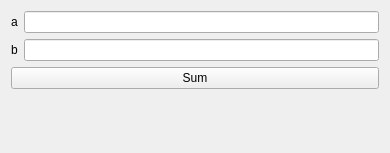
<?xml version="1.0" encoding="UTF-8"?>
<ui version="4.0">
 <class>InterviewWidget</class>
 <widget class="QWidget" name="InterviewWidget">
  <property name="geometry">
   <rect>
    <x>0</x>
    <y>0</y>
    <width>390</width>
    <height>153</height>
   </rect>
  </property>
  <property name="windowTitle">
   <string>Summator</string>
  </property>
  <layout class="QVBoxLayout" name="verticalLayout">
   <item>
    <layout class="QGridLayout" name="gridLayout">
     <item row="0" column="0">
      <widget class="QLabel" name="label">
       <property name="text">
        <string>a</string>
       </property>
      </widget>
     </item>
     <item row="0" column="1">
      <widget class="QLineEdit" name="line_num_1"/>
     </item>
     <item row="1" column="0">
      <widget class="QLabel" name="label_2">
       <property name="text">
        <string>b</string>
       </property>
      </widget>
     </item>
     <item row="1" column="1">
      <widget class="QLineEdit" name="line_num_2"/>
     </item>
    </layout>
   </item>
   <item>
    <widget class="QPushButton" name="add_button">
     <property name="text">
      <string>Sum</string>
     </property>
    </widget>
   </item>
   <item>
    <spacer name="verticalSpacer">
     <property name="orientation">
      <enum>Qt::Vertical</enum>
     </property>
     <property name="sizeHint" stdset="0">
      <size>
       <width>20</width>
       <height>40</height>
      </size>
     </property>
    </spacer>
   </item>
  </layout>
 </widget>
 <resources/>
 <connections/>
</ui>
